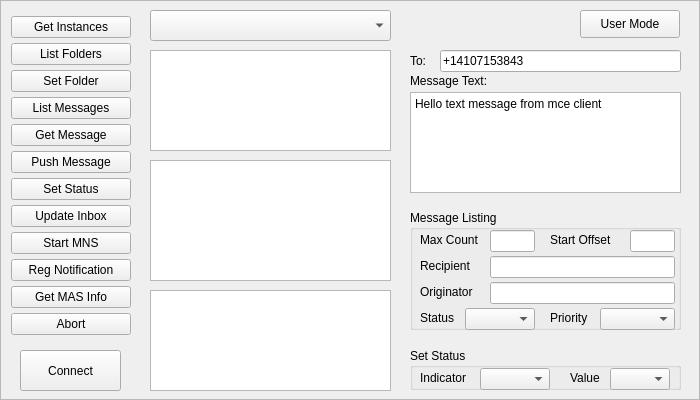
  <widget class="QFrame" name="deviceMessagesFrame">
   <property name="geometry">
    <rect>
     <x>110</x>
     <y>10</y>
     <width>700</width>
     <height>400</height>
    </rect>
   </property>
   <property name="autoFillBackground">
    <bool>true</bool>
   </property>
   <property name="frameShape">
    <enum>QFrame::StyledPanel</enum>
   </property>
   <property name="frameShadow">
    <enum>QFrame::Raised</enum>
   </property>
   <widget class="QPushButton" name="btnMceConnectDisconnect">
    <property name="geometry">
     <rect>
      <x>20</x>
      <y>350</y>
      <width>101</width>
      <height>41</height>
     </rect>
    </property>
    <property name="text">
     <string>Connect</string>
    </property>
   </widget>
   <widget class="QListWidget" name="lstMceFolders">
    <property name="geometry">
     <rect>
      <x>150</x>
      <y>50</y>
      <width>241</width>
      <height>101</height>
     </rect>
    </property>
   </widget>
   <widget class="QListWidget" name="lstMceMessages">
    <property name="geometry">
     <rect>
      <x>150</x>
      <y>160</y>
      <width>241</width>
      <height>121</height>
     </rect>
    </property>
   </widget>
   <widget class="QComboBox" name="cmbMceInstances">
    <property name="geometry">
     <rect>
      <x>150</x>
      <y>10</y>
      <width>241</width>
      <height>31</height>
     </rect>
    </property>
   </widget>
   <widget class="QPlainTextEdit" name="edtMceResult">
    <property name="geometry">
     <rect>
      <x>150</x>
      <y>290</y>
      <width>241</width>
      <height>101</height>
     </rect>
    </property>
   </widget>
   <widget class="QGroupBox" name="grpMceMsgList">
    <property name="geometry">
     <rect>
      <x>410</x>
      <y>210</y>
      <width>271</width>
      <height>120</height>
     </rect>
    </property>
    <property name="title">
     <string>Message Listing</string>
    </property>
    <widget class="QLabel" name="lblMceMaxCount">
     <property name="geometry">
      <rect>
       <x>10</x>
       <y>22</y>
       <width>70</width>
       <height>16</height>
      </rect>
     </property>
     <property name="text">
      <string>Max Count</string>
     </property>
    </widget>
    <widget class="QLineEdit" name="edtMceMaxCount">
     <property name="geometry">
      <rect>
       <x>80</x>
       <y>20</y>
       <width>45</width>
       <height>22</height>
      </rect>
     </property>
     <property name="toolTip">
      <string>Enter maximum number of messages in the list</string>
     </property>
    </widget>
    <widget class="QLabel" name="lblMceStartOffset">
     <property name="geometry">
      <rect>
       <x>140</x>
       <y>22</y>
       <width>80</width>
       <height>16</height>
      </rect>
     </property>
     <property name="text">
      <string>Start Offset</string>
     </property>
    </widget>
    <widget class="QLineEdit" name="edtMceStartOffset">
     <property name="geometry">
      <rect>
       <x>220</x>
       <y>20</y>
       <width>45</width>
       <height>22</height>
      </rect>
     </property>
     <property name="toolTip">
      <string>Enter list start offset</string>
     </property>
    </widget>
    <widget class="QLabel" name="lblMceRecipient">
     <property name="geometry">
      <rect>
       <x>10</x>
       <y>48</y>
       <width>70</width>
       <height>16</height>
      </rect>
     </property>
     <property name="text">
      <string>Recipient</string>
     </property>
    </widget>
    <widget class="QLineEdit" name="edtMceRecipient">
     <property name="geometry">
      <rect>
       <x>80</x>
       <y>46</y>
       <width>185</width>
       <height>22</height>
      </rect>
     </property>
     <property name="toolTip">
      <string>Enter search string for recipient</string>
     </property>
    </widget>
    <widget class="QLabel" name="lblMceOriginator">
     <property name="geometry">
      <rect>
       <x>10</x>
       <y>74</y>
       <width>70</width>
       <height>16</height>
      </rect>
     </property>
     <property name="text">
      <string>Originator</string>
     </property>
    </widget>
    <widget class="QLineEdit" name="edtMceOriginator">
     <property name="geometry">
      <rect>
       <x>80</x>
       <y>72</y>
       <width>185</width>
       <height>22</height>
      </rect>
     </property>
     <property name="toolTip">
      <string>Enter search string for sender</string>
     </property>
    </widget>
    <widget class="QLabel" name="lblMceReadStatus">
     <property name="geometry">
      <rect>
       <x>10</x>
       <y>100</y>
       <width>45</width>
       <height>16</height>
      </rect>
     </property>
     <property name="text">
      <string>Status</string>
     </property>
    </widget>
    <widget class="QComboBox" name="cmbMceReadStatus">
     <property name="geometry">
      <rect>
       <x>55</x>
       <y>98</y>
       <width>70</width>
       <height>22</height>
      </rect>
     </property>
    </widget>
    <widget class="QLabel" name="lblMcePriority">
     <property name="geometry">
      <rect>
       <x>140</x>
       <y>100</y>
       <width>50</width>
       <height>16</height>
      </rect>
     </property>
     <property name="text">
      <string>Priority</string>
     </property>
    </widget>
    <widget class="QComboBox" name="cmbMcePriority">
     <property name="geometry">
      <rect>
       <x>190</x>
       <y>98</y>
       <width>75</width>
       <height>22</height>
      </rect>
     </property>
    </widget>
   </widget>
   <widget class="QGroupBox" name="grpMceSetStatus">
    <property name="geometry">
     <rect>
      <x>410</x>
      <y>348</y>
      <width>271</width>
      <height>42</height>
     </rect>
    </property>
    <property name="title">
     <string>Set Status</string>
    </property>
    <widget class="QLabel" name="lblStatusInd">
     <property name="geometry">
      <rect>
       <x>10</x>
       <y>22</y>
       <width>60</width>
       <height>16</height>
      </rect>
     </property>
     <property name="text">
      <string>Indicator</string>
     </property>
    </widget>
    <widget class="QComboBox" name="cmbMceStatusInd">
     <property name="geometry">
      <rect>
       <x>70</x>
       <y>20</y>
       <width>70</width>
       <height>22</height>
      </rect>
     </property>
    </widget>
    <widget class="QLabel" name="lblStatusValue">
     <property name="geometry">
      <rect>
       <x>160</x>
       <y>22</y>
       <width>50</width>
       <height>16</height>
      </rect>
     </property>
     <property name="text">
      <string>Value</string>
     </property>
    </widget>
    <widget class="QComboBox" name="cmbMceStatusValue">
     <property name="geometry">
      <rect>
       <x>200</x>
       <y>20</y>
       <width>60</width>
       <height>22</height>
      </rect>
     </property>
    </widget>
   </widget>
   <widget class="QPlainTextEdit" name="edtMceMessage">
    <property name="geometry">
     <rect>
      <x>410</x>
      <y>92</y>
      <width>271</width>
      <height>101</height>
     </rect>
    </property>
    <property name="toolTip">
     <string>Enter message text</string>
    </property>
    <property name="plainText">
     <string>Hello text message from mce client</string>
    </property>
   </widget>
   <widget class="QLabel" name="lbMessage">
    <property name="geometry">
     <rect>
      <x>410</x>
      <y>72</y>
      <width>151</width>
      <height>18</height>
     </rect>
    </property>
    <property name="text">
     <string>Message Text:</string>
    </property>
   </widget>
   <widget class="QLineEdit" name="edtMceSendTo">
    <property name="geometry">
     <rect>
      <x>440</x>
      <y>50</y>
      <width>241</width>
      <height>22</height>
     </rect>
    </property>
    <property name="toolTip">
     <string>Example: +13011234567</string>
    </property>
    <property name="text">
     <string>+14107153843</string>
    </property>
    <property name="plainText" stdset="0">
     <string>+14107153843</string>
    </property>
   </widget>
   <widget class="QLabel" name="lbMessage_3">
    <property name="geometry">
     <rect>
      <x>410</x>
      <y>52</y>
      <width>30</width>
      <height>18</height>
     </rect>
    </property>
    <property name="text">
     <string>To:</string>
    </property>
   </widget>
   <widget class="QPushButton" name="btnMceRegUnRegNotification">
    <property name="enabled">
     <bool>true</bool>
    </property>
    <property name="geometry">
     <rect>
      <x>11</x>
      <y>259</y>
      <width>120</width>
      <height>22</height>
     </rect>
    </property>
    <property name="text">
     <string>Reg Notification</string>
    </property>
   </widget>
   <widget class="QPushButton" name="btnMceGetMASInstances">
    <property name="enabled">
     <bool>true</bool>
    </property>
    <property name="geometry">
     <rect>
      <x>11</x>
      <y>16</y>
      <width>120</width>
      <height>22</height>
     </rect>
    </property>
    <property name="toolTip">
     <string>Get available MAP server instances on peer device</string>
    </property>
    <property name="text">
     <string>Get Instances</string>
    </property>
   </widget>
   <widget class="QPushButton" name="btnMceStartStopMNS">
    <property name="enabled">
     <bool>true</bool>
    </property>
    <property name="geometry">
     <rect>
      <x>11</x>
      <y>232</y>
      <width>120</width>
      <height>22</height>
     </rect>
    </property>
    <property name="text">
     <string>Start MNS</string>
    </property>
   </widget>
   <widget class="QPushButton" name="btnMceSetPath">
    <property name="geometry">
     <rect>
      <x>11</x>
      <y>70</y>
      <width>120</width>
      <height>22</height>
     </rect>
    </property>
    <property name="toolTip">
     <string>Sets selected folder as current working folder</string>
    </property>
    <property name="text">
     <string>Set Folder</string>
    </property>
   </widget>
   <widget class="QPushButton" name="btnMceGetMASInfo">
    <property name="enabled">
     <bool>true</bool>
    </property>
    <property name="geometry">
     <rect>
      <x>11</x>
      <y>286</y>
      <width>120</width>
      <height>22</height>
     </rect>
    </property>
    <property name="text">
     <string>Get MAS Info</string>
    </property>
   </widget>
   <widget class="QPushButton" name="btnMceListFolders">
    <property name="geometry">
     <rect>
      <x>11</x>
      <y>43</y>
      <width>120</width>
      <height>22</height>
     </rect>
    </property>
    <property name="toolTip">
     <string>List all folders</string>
    </property>
    <property name="text">
     <string>List Folders</string>
    </property>
   </widget>
   <widget class="QPushButton" name="btnMceGetMessage">
    <property name="geometry">
     <rect>
      <x>11</x>
      <y>124</y>
      <width>120</width>
      <height>22</height>
     </rect>
    </property>
    <property name="toolTip">
     <string>Get message content for the selected handle</string>
    </property>
    <property name="text">
     <string>Get Message</string>
    </property>
   </widget>
   <widget class="QPushButton" name="btnMceSetMessageStatus">
    <property name="geometry">
     <rect>
      <x>11</x>
      <y>178</y>
      <width>120</width>
      <height>22</height>
     </rect>
    </property>
    <property name="text">
     <string>Set Status</string>
    </property>
   </widget>
   <widget class="QPushButton" name="btnMceListMessages">
    <property name="geometry">
     <rect>
      <x>11</x>
      <y>97</y>
      <width>120</width>
      <height>22</height>
     </rect>
    </property>
    <property name="text">
     <string>List Messages</string>
    </property>
   </widget>
   <widget class="QPushButton" name="btnMcePushMessage">
    <property name="enabled">
     <bool>true</bool>
    </property>
    <property name="geometry">
     <rect>
      <x>11</x>
      <y>151</y>
      <width>120</width>
      <height>22</height>
     </rect>
    </property>
    <property name="text">
     <string>Push Message</string>
    </property>
   </widget>
   <widget class="QPushButton" name="btnMceAbort">
    <property name="enabled">
     <bool>true</bool>
    </property>
    <property name="geometry">
     <rect>
      <x>11</x>
      <y>313</y>
      <width>120</width>
      <height>22</height>
     </rect>
    </property>
    <property name="text">
     <string>Abort</string>
    </property>
   </widget>
   <widget class="QPushButton" name="btnMceUpdateInbox">
    <property name="enabled">
     <bool>true</bool>
    </property>
    <property name="geometry">
     <rect>
      <x>11</x>
      <y>205</y>
      <width>120</width>
      <height>22</height>
     </rect>
    </property>
    <property name="text">
     <string>Update Inbox</string>
    </property>
   </widget>
   <widget class="QPushButton" name="btnMceUserMode">
    <property name="enabled">
     <bool>true</bool>
    </property>
    <property name="geometry">
     <rect>
      <x>580</x>
      <y>10</y>
      <width>100</width>
      <height>28</height>
     </rect>
    </property>
    <property name="text">
     <string>User Mode</string>
    </property>
   </widget>
  </widget>
